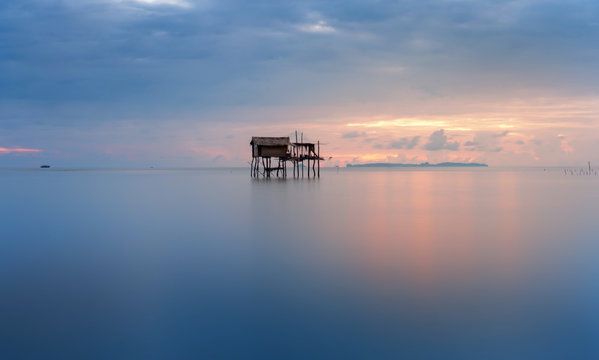
#> input picture img.jpg, 599 x 360 px
$ python AI2.py
#> lines starting #> are read from the running program, lines starting #| are printed output that depends on the picture
# convert image to gray image ----

#import OpenCV , NumPy and Matplotlib
import cv2
import numpy as np
import matplotlib.pyplot as plt

#Read image from img.jpg file and store it as a variable image
image = cv2.imread("img.jpg")
#> image is the input picture: shape (360, 599, 3); mean B, G, R 152.1, 129.8, 117

# Convert image to gray image
gray = cv2.cvtColor(image , cv2.COLOR_BGR2GRAY)
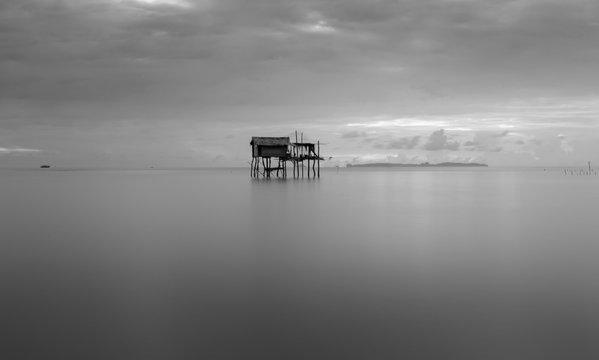
#> gray: shape (360, 599); min 0, max 250, mean 128.5

# Save the gray image in a new file named "Photo.jpg"
cv2.imwrite("Photo.jpg" , gray)

# Show image
cv2.imshow('Photo', gray)

I = cv2.waitKey(0)
#> (key Esc is pressed here)

## The window of the image will be closed if we press S or command Esc
if I == 27 or I == ord('S'):
    cv2.destroyAllWindows()
